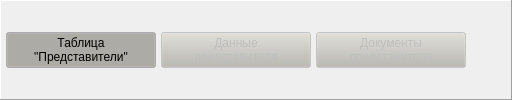
    <widget class="QFrame" name="frame">
     <property name="palette">
      <palette>
       <active>
        <colorrole role="Button">
         <brush brushstyle="SolidPattern">
          <color alpha="255">
           <red>148</red>
           <green>148</green>
           <blue>148</blue>
          </color>
         </brush>
        </colorrole>
       </active>
       <inactive>
        <colorrole role="Button">
         <brush brushstyle="SolidPattern">
          <color alpha="255">
           <red>148</red>
           <green>148</green>
           <blue>148</blue>
          </color>
         </brush>
        </colorrole>
       </inactive>
       <disabled>
        <colorrole role="Button">
         <brush brushstyle="SolidPattern">
          <color alpha="255">
           <red>148</red>
           <green>148</green>
           <blue>148</blue>
          </color>
         </brush>
        </colorrole>
       </disabled>
      </palette>
     </property>
     <property name="frameShape">
      <enum>QFrame::Panel</enum>
     </property>
     <property name="frameShadow">
      <enum>QFrame::Raised</enum>
     </property>
     <layout class="QHBoxLayout" name="horizontalLayout_4">
      <property name="spacing">
       <number>5</number>
      </property>
      <property name="leftMargin">
       <number>5</number>
      </property>
      <property name="topMargin">
       <number>2</number>
      </property>
      <property name="rightMargin">
       <number>5</number>
      </property>
      <property name="bottomMargin">
       <number>2</number>
      </property>
      <item>
       <widget class="QPushButton" name="show_pers_tabl">
        <property name="minimumSize">
         <size>
          <width>150</width>
          <height>0</height>
         </size>
        </property>
        <property name="palette">
         <palette>
          <active>
           <colorrole role="Button">
            <brush brushstyle="SolidPattern">
             <color alpha="255">
              <red>188</red>
              <green>185</green>
              <blue>178</blue>
             </color>
            </brush>
           </colorrole>
          </active>
          <inactive>
           <colorrole role="Button">
            <brush brushstyle="SolidPattern">
             <color alpha="255">
              <red>188</red>
              <green>185</green>
              <blue>178</blue>
             </color>
            </brush>
           </colorrole>
          </inactive>
          <disabled>
           <colorrole role="Button">
            <brush brushstyle="SolidPattern">
             <color alpha="255">
              <red>188</red>
              <green>185</green>
              <blue>178</blue>
             </color>
            </brush>
           </colorrole>
          </disabled>
         </palette>
        </property>
        <property name="text">
         <string>Таблица
&quot;Представители&quot;</string>
        </property>
        <property name="checkable">
         <bool>true</bool>
        </property>
        <property name="checked">
         <bool>true</bool>
        </property>
        <property name="autoDefault">
         <bool>false</bool>
        </property>
       </widget>
      </item>
      <item>
       <widget class="QPushButton" name="show_pers_data">
        <property name="enabled">
         <bool>false</bool>
        </property>
        <property name="minimumSize">
         <size>
          <width>150</width>
          <height>0</height>
         </size>
        </property>
        <property name="palette">
         <palette>
          <active>
           <colorrole role="Button">
            <brush brushstyle="SolidPattern">
             <color alpha="255">
              <red>188</red>
              <green>185</green>
              <blue>178</blue>
             </color>
            </brush>
           </colorrole>
          </active>
          <inactive>
           <colorrole role="Button">
            <brush brushstyle="SolidPattern">
             <color alpha="255">
              <red>188</red>
              <green>185</green>
              <blue>178</blue>
             </color>
            </brush>
           </colorrole>
          </inactive>
          <disabled>
           <colorrole role="Button">
            <brush brushstyle="SolidPattern">
             <color alpha="255">
              <red>188</red>
              <green>185</green>
              <blue>178</blue>
             </color>
            </brush>
           </colorrole>
          </disabled>
         </palette>
        </property>
        <property name="text">
         <string>Данные
представителя</string>
        </property>
        <property name="checkable">
         <bool>true</bool>
        </property>
       </widget>
      </item>
      <item>
       <widget class="QPushButton" name="show_pers_docs">
        <property name="enabled">
         <bool>false</bool>
        </property>
        <property name="minimumSize">
         <size>
          <width>150</width>
          <height>0</height>
         </size>
        </property>
        <property name="palette">
         <palette>
          <active>
           <colorrole role="Button">
            <brush brushstyle="SolidPattern">
             <color alpha="255">
              <red>188</red>
              <green>185</green>
              <blue>178</blue>
             </color>
            </brush>
           </colorrole>
          </active>
          <inactive>
           <colorrole role="Button">
            <brush brushstyle="SolidPattern">
             <color alpha="255">
              <red>188</red>
              <green>185</green>
              <blue>178</blue>
             </color>
            </brush>
           </colorrole>
          </inactive>
          <disabled>
           <colorrole role="Button">
            <brush brushstyle="SolidPattern">
             <color alpha="255">
              <red>188</red>
              <green>185</green>
              <blue>178</blue>
             </color>
            </brush>
           </colorrole>
          </disabled>
         </palette>
        </property>
        <property name="text">
         <string>Документы
представителя</string>
        </property>
        <property name="checkable">
         <bool>true</bool>
        </property>
       </widget>
      </item>
      <item>
       <spacer name="horizontalSpacer_3">
        <property name="orientation">
         <enum>Qt::Horizontal</enum>
        </property>
        <property name="sizeHint" stdset="0">
         <size>
          <width>40</width>
          <height>20</height>
         </size>
        </property>
       </spacer>
      </item>
     </layout>
    </widget>
